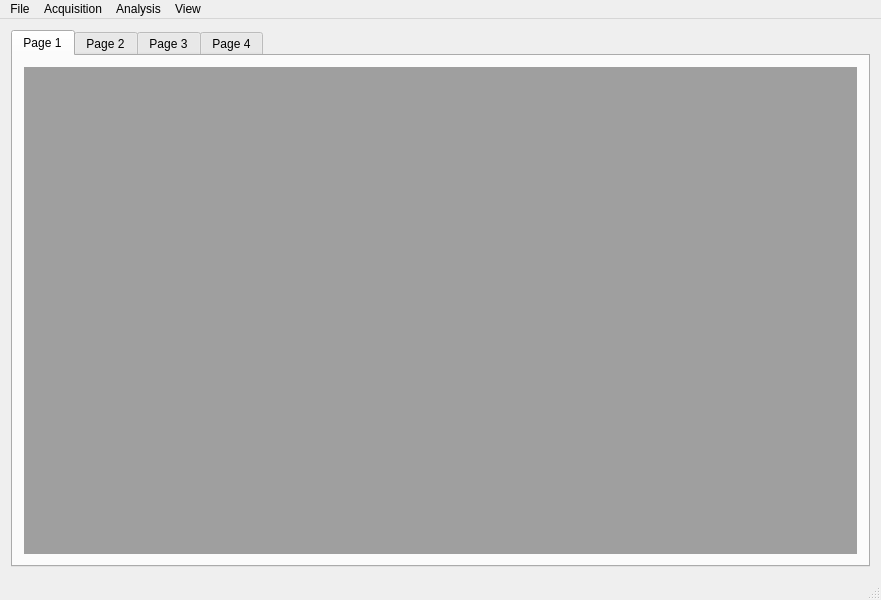
<?xml version="1.0" encoding="UTF-8"?>
<ui version="4.0">
 <class>QtDAQClass</class>
 <widget class="QMainWindow" name="QtDAQClass">
  <property name="geometry">
   <rect>
    <x>0</x>
    <y>0</y>
    <width>881</width>
    <height>600</height>
   </rect>
  </property>
  <property name="windowTitle">
   <string>QtDAQ</string>
  </property>
  <property name="iconSize">
   <size>
    <width>24</width>
    <height>24</height>
   </size>
  </property>
  <property name="documentMode">
   <bool>false</bool>
  </property>
  <widget class="QWidget" name="centralWidget">
   <layout class="QHBoxLayout" name="horizontalLayout">
    <item>
     <widget class="QTabWidget" name="tabWidget">
      <property name="currentIndex">
       <number>0</number>
      </property>
      <widget class="QWidget" name="tab1">
       <attribute name="title">
        <string>Page 1</string>
       </attribute>
       <layout class="QHBoxLayout" name="horizontalLayout_2">
        <item>
         <widget class="QMdiArea" name="mdiArea1"/>
        </item>
       </layout>
      </widget>
      <widget class="QWidget" name="tab2">
       <attribute name="title">
        <string>Page 2</string>
       </attribute>
       <layout class="QHBoxLayout" name="horizontalLayout_3">
        <item>
         <widget class="QMdiArea" name="mdiArea2"/>
        </item>
       </layout>
      </widget>
      <widget class="QWidget" name="tab3">
       <attribute name="title">
        <string>Page 3</string>
       </attribute>
       <layout class="QHBoxLayout" name="horizontalLayout_4">
        <item>
         <widget class="QMdiArea" name="mdiArea3"/>
        </item>
       </layout>
      </widget>
      <widget class="QWidget" name="tab4">
       <attribute name="title">
        <string>Page 4</string>
       </attribute>
       <layout class="QHBoxLayout" name="horizontalLayout_5">
        <item>
         <widget class="QMdiArea" name="mdiArea4"/>
        </item>
       </layout>
      </widget>
     </widget>
    </item>
   </layout>
  </widget>
  <widget class="QMenuBar" name="menuBar">
   <property name="geometry">
    <rect>
     <x>0</x>
     <y>0</y>
     <width>881</width>
     <height>21</height>
    </rect>
   </property>
   <widget class="QMenu" name="menuFile">
    <property name="title">
     <string>File</string>
    </property>
    <addaction name="actionReadFile"/>
    <addaction name="actionReadVxFile"/>
    <addaction name="actionReplayCurrentFile"/>
    <addaction name="separator"/>
    <addaction name="actionReadStatisticsFile"/>
    <addaction name="actionSetOutputFile"/>
    <addaction name="separator"/>
    <addaction name="actionExit"/>
    <addaction name="separator"/>
   </widget>
   <widget class="QMenu" name="menuAcquisition">
    <property name="title">
     <string>Acquisition</string>
    </property>
    <addaction name="actionEditAcquisitionConfig"/>
    <addaction name="actionSaveAcquisitionConfig"/>
    <addaction name="actionLoadAcquisitionConfig"/>
    <addaction name="separator"/>
    <addaction name="actionSerialInterface"/>
    <addaction name="separator"/>
    <addaction name="actionInit"/>
    <addaction name="actionStart"/>
    <addaction name="actionStop"/>
    <addaction name="actionReset"/>
    <addaction name="separator"/>
    <addaction name="actionSoftTrigger"/>
    <addaction name="actionAutoTrigger"/>
   </widget>
   <widget class="QMenu" name="menuView">
    <property name="title">
     <string>View</string>
    </property>
    <widget class="QMenu" name="menuHistograms">
     <property name="title">
      <string>Histograms</string>
     </property>
     <addaction name="actionAddHistogram"/>
     <addaction name="actionAdd2DHistogram"/>
    </widget>
    <widget class="QMenu" name="menuOther">
     <property name="title">
      <string>Other</string>
     </property>
     <addaction name="actionAddSignalPlot"/>
     <addaction name="actionAddSortedPairPlot"/>
     <addaction name="actionAddFigureOfMeritPlot"/>
    </widget>
    <widget class="QMenu" name="menuMoveWindow">
     <property name="title">
      <string>Move Window to...</string>
     </property>
     <addaction name="actionPage1"/>
     <addaction name="actionPage2"/>
     <addaction name="actionPage3"/>
     <addaction name="actionPage4"/>
    </widget>
    <addaction name="menuHistograms"/>
    <addaction name="menuOther"/>
    <addaction name="separator"/>
    <addaction name="actionSaveUI"/>
    <addaction name="actionRestoreUI"/>
    <addaction name="actionRestoreUILegacy"/>
    <addaction name="separator"/>
    <addaction name="actionCascade"/>
    <addaction name="actionTileWindows"/>
    <addaction name="menuMoveWindow"/>
    <addaction name="actionRenamePage"/>
    <addaction name="actionProjectorMode"/>
   </widget>
   <widget class="QMenu" name="menuAnalysis">
    <property name="title">
     <string>Analysis</string>
    </property>
    <widget class="QMenu" name="menuLinearCuts">
     <property name="title">
      <string>Linear Cuts</string>
     </property>
     <addaction name="actionLinearCutAdd"/>
     <addaction name="actionLinearCutEdit"/>
     <addaction name="actionLinearCutRemove"/>
    </widget>
    <addaction name="actionAnalysisConfig"/>
    <addaction name="actionSaveAnalysisConfig"/>
    <addaction name="actionLoadAnalysisConfig"/>
    <addaction name="separator"/>
    <addaction name="actionEnergyCallibration"/>
    <addaction name="menuLinearCuts"/>
    <addaction name="separator"/>
    <addaction name="actionPauseFileReading"/>
   </widget>
   <addaction name="menuFile"/>
   <addaction name="menuAcquisition"/>
   <addaction name="menuAnalysis"/>
   <addaction name="menuView"/>
  </widget>
  <widget class="QStatusBar" name="statusBar"/>
  <action name="actionLoadAcquisitionConfig">
   <property name="text">
    <string>Load Acquisition Config</string>
   </property>
   <property name="shortcut">
    <string>Q, L</string>
   </property>
   <property name="shortcutContext">
    <enum>Qt::ApplicationShortcut</enum>
   </property>
  </action>
  <action name="actionSaveAcquisitionConfig">
   <property name="text">
    <string>Save Acquisition Config</string>
   </property>
   <property name="shortcut">
    <string>Q, S</string>
   </property>
   <property name="shortcutContext">
    <enum>Qt::ApplicationShortcut</enum>
   </property>
  </action>
  <action name="actionEditAcquisitionConfig">
   <property name="text">
    <string>Edit Acquisition Config</string>
   </property>
   <property name="shortcut">
    <string>Q, E</string>
   </property>
   <property name="shortcutContext">
    <enum>Qt::ApplicationShortcut</enum>
   </property>
  </action>
  <action name="actionStart">
   <property name="enabled">
    <bool>false</bool>
   </property>
   <property name="text">
    <string>Start</string>
   </property>
   <property name="shortcut">
    <string>Q, Z</string>
   </property>
   <property name="shortcutContext">
    <enum>Qt::ApplicationShortcut</enum>
   </property>
  </action>
  <action name="actionStop">
   <property name="enabled">
    <bool>false</bool>
   </property>
   <property name="text">
    <string>Stop</string>
   </property>
   <property name="shortcut">
    <string>Q, X</string>
   </property>
   <property name="shortcutContext">
    <enum>Qt::ApplicationShortcut</enum>
   </property>
  </action>
  <action name="actionReset">
   <property name="enabled">
    <bool>false</bool>
   </property>
   <property name="text">
    <string>Reset</string>
   </property>
   <property name="shortcut">
    <string>Q, R</string>
   </property>
   <property name="shortcutContext">
    <enum>Qt::ApplicationShortcut</enum>
   </property>
  </action>
  <action name="actionSetOutputFile">
   <property name="text">
    <string>Set Output File</string>
   </property>
   <property name="shortcut">
    <string>F, O</string>
   </property>
  </action>
  <action name="actionReadFile">
   <property name="text">
    <string>Read DRS File</string>
   </property>
   <property name="shortcut">
    <string>F, D</string>
   </property>
  </action>
  <action name="actionExit">
   <property name="text">
    <string>E&amp;xit</string>
   </property>
  </action>
  <action name="actionAddSignalPlot">
   <property name="text">
    <string>Add Signal Plot</string>
   </property>
   <property name="shortcut">
    <string>O, S</string>
   </property>
   <property name="shortcutContext">
    <enum>Qt::ApplicationShortcut</enum>
   </property>
  </action>
  <action name="actionEnergyCallibration">
   <property name="text">
    <string>Energy Callibration</string>
   </property>
   <property name="shortcut">
    <string>A, C</string>
   </property>
  </action>
  <action name="actionReplayCurrentFile">
   <property name="text">
    <string>Replay Current File</string>
   </property>
   <property name="shortcut">
    <string>F5</string>
   </property>
  </action>
  <action name="actionInit">
   <property name="enabled">
    <bool>false</bool>
   </property>
   <property name="text">
    <string>Init</string>
   </property>
   <property name="shortcut">
    <string>Q, I</string>
   </property>
   <property name="shortcutContext">
    <enum>Qt::ApplicationShortcut</enum>
   </property>
  </action>
  <action name="actionSaveUI">
   <property name="text">
    <string>Save UI</string>
   </property>
   <property name="shortcut">
    <string>U, S</string>
   </property>
  </action>
  <action name="actionRestoreUI">
   <property name="text">
    <string>Restore UI</string>
   </property>
   <property name="shortcut">
    <string>U, R</string>
   </property>
  </action>
  <action name="actionAddHistogram">
   <property name="text">
    <string>Add Histogram</string>
   </property>
   <property name="shortcut">
    <string>H, 1</string>
   </property>
   <property name="shortcutContext">
    <enum>Qt::ApplicationShortcut</enum>
   </property>
  </action>
  <action name="actionReadStatisticsFile">
   <property name="text">
    <string>Read Statistics File</string>
   </property>
  </action>
  <action name="actionLinearCutAdd">
   <property name="text">
    <string>Add</string>
   </property>
   <property name="shortcut">
    <string>Shift+L, A</string>
   </property>
   <property name="shortcutContext">
    <enum>Qt::WindowShortcut</enum>
   </property>
  </action>
  <action name="actionLinearCutRemove">
   <property name="text">
    <string>Remove</string>
   </property>
   <property name="shortcut">
    <string>Shift+L, R</string>
   </property>
   <property name="shortcutContext">
    <enum>Qt::WindowShortcut</enum>
   </property>
  </action>
  <action name="actionAddSortedPairPlot">
   <property name="text">
    <string>Add Sorted Pair Plot</string>
   </property>
  </action>
  <action name="actionAnalysisConfig">
   <property name="text">
    <string>Edit Analysis Config</string>
   </property>
   <property name="shortcut">
    <string>A, E</string>
   </property>
  </action>
  <action name="actionReadVxFile">
   <property name="text">
    <string>Read Vx File</string>
   </property>
   <property name="shortcut">
    <string>F, V</string>
   </property>
  </action>
  <action name="actionAdd2DHistogram">
   <property name="text">
    <string>Add Histogram (2D)</string>
   </property>
   <property name="shortcut">
    <string>H, 2</string>
   </property>
   <property name="shortcutContext">
    <enum>Qt::ApplicationShortcut</enum>
   </property>
  </action>
  <action name="actionLinearCutEdit">
   <property name="text">
    <string>Edit</string>
   </property>
   <property name="shortcut">
    <string>Shift+L, E</string>
   </property>
   <property name="shortcutContext">
    <enum>Qt::WindowShortcut</enum>
   </property>
  </action>
  <action name="actionAddFigureOfMeritPlot">
   <property name="text">
    <string>Add Figure of Merit Plot</string>
   </property>
   <property name="shortcut">
    <string>O, F</string>
   </property>
   <property name="shortcutContext">
    <enum>Qt::ApplicationShortcut</enum>
   </property>
  </action>
  <action name="actionSerialInterface">
   <property name="text">
    <string>Serial Interface</string>
   </property>
  </action>
  <action name="actionLoadAnalysisConfig">
   <property name="text">
    <string>Load Analysis Config</string>
   </property>
   <property name="shortcut">
    <string>A, L</string>
   </property>
  </action>
  <action name="actionSaveAnalysisConfig">
   <property name="text">
    <string>Save Analysis Config</string>
   </property>
   <property name="shortcut">
    <string>A, S</string>
   </property>
  </action>
  <action name="actionCascade">
   <property name="text">
    <string>Cascade Windows</string>
   </property>
   <property name="shortcut">
    <string>V, C</string>
   </property>
  </action>
  <action name="actionTileWindows">
   <property name="text">
    <string>Tile Windows</string>
   </property>
   <property name="shortcut">
    <string>V, T</string>
   </property>
  </action>
  <action name="actionPauseFileReading">
   <property name="checkable">
    <bool>true</bool>
   </property>
   <property name="text">
    <string>Pause File Reading</string>
   </property>
   <property name="shortcut">
    <string>Pause</string>
   </property>
   <property name="shortcutContext">
    <enum>Qt::ApplicationShortcut</enum>
   </property>
  </action>
  <action name="actionPage1">
   <property name="text">
    <string>Page 1</string>
   </property>
   <property name="shortcut">
    <string>Ctrl+1</string>
   </property>
  </action>
  <action name="actionPage2">
   <property name="text">
    <string>Page 2</string>
   </property>
   <property name="shortcut">
    <string>Ctrl+2</string>
   </property>
  </action>
  <action name="actionPage3">
   <property name="text">
    <string>Page 3</string>
   </property>
   <property name="shortcut">
    <string>Ctrl+3</string>
   </property>
   <property name="shortcutContext">
    <enum>Qt::ApplicationShortcut</enum>
   </property>
  </action>
  <action name="actionRenamePage">
   <property name="text">
    <string>Rename Page</string>
   </property>
   <property name="shortcut">
    <string>Ctrl+F2</string>
   </property>
   <property name="shortcutContext">
    <enum>Qt::ApplicationShortcut</enum>
   </property>
  </action>
  <action name="actionPage4">
   <property name="text">
    <string>Page 4</string>
   </property>
   <property name="shortcut">
    <string>Ctrl+4</string>
   </property>
   <property name="shortcutContext">
    <enum>Qt::ApplicationShortcut</enum>
   </property>
  </action>
  <action name="actionRestoreUILegacy">
   <property name="text">
    <string>Restore UI (Legacy)</string>
   </property>
  </action>
  <action name="actionSoftTrigger">
   <property name="enabled">
    <bool>false</bool>
   </property>
   <property name="text">
    <string>Soft Trigger</string>
   </property>
   <property name="shortcut">
    <string>Space</string>
   </property>
   <property name="shortcutContext">
    <enum>Qt::ApplicationShortcut</enum>
   </property>
  </action>
  <action name="actionAutoTrigger">
   <property name="checkable">
    <bool>true</bool>
   </property>
   <property name="enabled">
    <bool>false</bool>
   </property>
   <property name="text">
    <string>Auto Trigger</string>
   </property>
   <property name="shortcut">
    <string>Ctrl+Space</string>
   </property>
   <property name="shortcutContext">
    <enum>Qt::ApplicationShortcut</enum>
   </property>
  </action>
  <action name="actionProjectorMode">
   <property name="checkable">
    <bool>true</bool>
   </property>
   <property name="enabled">
    <bool>true</bool>
   </property>
   <property name="text">
    <string>ProjectorMode</string>
   </property>
   <property name="toolTip">
    <string>Projector mode</string>
   </property>
   <property name="shortcut">
    <string>V, P</string>
   </property>
  </action>
 </widget>
 <layoutdefault spacing="6" margin="11"/>
 <resources>
  <include location="../qtdaq.qrc"/>
 </resources>
 <connections>
  <connection>
   <sender>actionEditAcquisitionConfig</sender>
   <signal>triggered()</signal>
   <receiver>QtDAQClass</receiver>
   <slot>onEditAcquisitionConfigClicked()</slot>
   <hints>
    <hint type="sourcelabel">
     <x>-1</x>
     <y>-1</y>
    </hint>
    <hint type="destinationlabel">
     <x>441</x>
     <y>299</y>
    </hint>
   </hints>
  </connection>
  <connection>
   <sender>actionLoadAcquisitionConfig</sender>
   <signal>triggered()</signal>
   <receiver>QtDAQClass</receiver>
   <slot>onLoadAcquisitionConfigClicked()</slot>
   <hints>
    <hint type="sourcelabel">
     <x>-1</x>
     <y>-1</y>
    </hint>
    <hint type="destinationlabel">
     <x>441</x>
     <y>299</y>
    </hint>
   </hints>
  </connection>
  <connection>
   <sender>actionSaveAcquisitionConfig</sender>
   <signal>triggered()</signal>
   <receiver>QtDAQClass</receiver>
   <slot>onSaveAcquisitionConfigClicked()</slot>
   <hints>
    <hint type="sourcelabel">
     <x>-1</x>
     <y>-1</y>
    </hint>
    <hint type="destinationlabel">
     <x>441</x>
     <y>299</y>
    </hint>
   </hints>
  </connection>
  <connection>
   <sender>actionEnergyCallibration</sender>
   <signal>triggered()</signal>
   <receiver>QtDAQClass</receiver>
   <slot>onCalibrateClicked()</slot>
   <hints>
    <hint type="sourcelabel">
     <x>-1</x>
     <y>-1</y>
    </hint>
    <hint type="destinationlabel">
     <x>441</x>
     <y>299</y>
    </hint>
   </hints>
  </connection>
  <connection>
   <sender>actionAddSignalPlot</sender>
   <signal>triggered()</signal>
   <receiver>QtDAQClass</receiver>
   <slot>onAddSignalPlotClicked()</slot>
   <hints>
    <hint type="sourcelabel">
     <x>-1</x>
     <y>-1</y>
    </hint>
    <hint type="destinationlabel">
     <x>441</x>
     <y>299</y>
    </hint>
   </hints>
  </connection>
  <connection>
   <sender>actionAddHistogram</sender>
   <signal>triggered()</signal>
   <receiver>QtDAQClass</receiver>
   <slot>onAddHistogramClicked()</slot>
   <hints>
    <hint type="sourcelabel">
     <x>-1</x>
     <y>-1</y>
    </hint>
    <hint type="destinationlabel">
     <x>441</x>
     <y>299</y>
    </hint>
   </hints>
  </connection>
  <connection>
   <sender>actionSaveUI</sender>
   <signal>triggered()</signal>
   <receiver>QtDAQClass</receiver>
   <slot>onSaveUIClicked()</slot>
   <hints>
    <hint type="sourcelabel">
     <x>-1</x>
     <y>-1</y>
    </hint>
    <hint type="destinationlabel">
     <x>441</x>
     <y>299</y>
    </hint>
   </hints>
  </connection>
  <connection>
   <sender>actionRestoreUI</sender>
   <signal>triggered()</signal>
   <receiver>QtDAQClass</receiver>
   <slot>onRestoreUIClicked()</slot>
   <hints>
    <hint type="sourcelabel">
     <x>-1</x>
     <y>-1</y>
    </hint>
    <hint type="destinationlabel">
     <x>441</x>
     <y>299</y>
    </hint>
   </hints>
  </connection>
  <connection>
   <sender>actionExit</sender>
   <signal>triggered()</signal>
   <receiver>QtDAQClass</receiver>
   <slot>onExitClicked()</slot>
   <hints>
    <hint type="sourcelabel">
     <x>-1</x>
     <y>-1</y>
    </hint>
    <hint type="destinationlabel">
     <x>441</x>
     <y>299</y>
    </hint>
   </hints>
  </connection>
  <connection>
   <sender>actionReadFile</sender>
   <signal>triggered()</signal>
   <receiver>QtDAQClass</receiver>
   <slot>onReadDRSFileClicked()</slot>
   <hints>
    <hint type="sourcelabel">
     <x>-1</x>
     <y>-1</y>
    </hint>
    <hint type="destinationlabel">
     <x>441</x>
     <y>299</y>
    </hint>
   </hints>
  </connection>
  <connection>
   <sender>actionReplayCurrentFile</sender>
   <signal>triggered()</signal>
   <receiver>QtDAQClass</receiver>
   <slot>onReplayCurrentFileClicked()</slot>
   <hints>
    <hint type="sourcelabel">
     <x>-1</x>
     <y>-1</y>
    </hint>
    <hint type="destinationlabel">
     <x>441</x>
     <y>299</y>
    </hint>
   </hints>
  </connection>
  <connection>
   <sender>actionLinearCutRemove</sender>
   <signal>triggered()</signal>
   <receiver>QtDAQClass</receiver>
   <slot>onRemoveLinearCutClicked()</slot>
   <hints>
    <hint type="sourcelabel">
     <x>-1</x>
     <y>-1</y>
    </hint>
    <hint type="destinationlabel">
     <x>441</x>
     <y>299</y>
    </hint>
   </hints>
  </connection>
  <connection>
   <sender>actionLinearCutAdd</sender>
   <signal>triggered()</signal>
   <receiver>QtDAQClass</receiver>
   <slot>onAddLinearCutClicked()</slot>
   <hints>
    <hint type="sourcelabel">
     <x>-1</x>
     <y>-1</y>
    </hint>
    <hint type="destinationlabel">
     <x>441</x>
     <y>299</y>
    </hint>
   </hints>
  </connection>
  <connection>
   <sender>actionReadStatisticsFile</sender>
   <signal>triggered()</signal>
   <receiver>QtDAQClass</receiver>
   <slot>onReadStatisticsFileClicked()</slot>
   <hints>
    <hint type="sourcelabel">
     <x>-1</x>
     <y>-1</y>
    </hint>
    <hint type="destinationlabel">
     <x>441</x>
     <y>299</y>
    </hint>
   </hints>
  </connection>
  <connection>
   <sender>actionReset</sender>
   <signal>triggered()</signal>
   <receiver>QtDAQClass</receiver>
   <slot>onResetClicked()</slot>
   <hints>
    <hint type="sourcelabel">
     <x>-1</x>
     <y>-1</y>
    </hint>
    <hint type="destinationlabel">
     <x>441</x>
     <y>299</y>
    </hint>
   </hints>
  </connection>
  <connection>
   <sender>actionStart</sender>
   <signal>triggered()</signal>
   <receiver>QtDAQClass</receiver>
   <slot>onStartClicked()</slot>
   <hints>
    <hint type="sourcelabel">
     <x>-1</x>
     <y>-1</y>
    </hint>
    <hint type="destinationlabel">
     <x>441</x>
     <y>299</y>
    </hint>
   </hints>
  </connection>
  <connection>
   <sender>actionStop</sender>
   <signal>triggered()</signal>
   <receiver>QtDAQClass</receiver>
   <slot>onStopClicked()</slot>
   <hints>
    <hint type="sourcelabel">
     <x>-1</x>
     <y>-1</y>
    </hint>
    <hint type="destinationlabel">
     <x>441</x>
     <y>299</y>
    </hint>
   </hints>
  </connection>
  <connection>
   <sender>actionInit</sender>
   <signal>triggered()</signal>
   <receiver>QtDAQClass</receiver>
   <slot>onInitClicked()</slot>
   <hints>
    <hint type="sourcelabel">
     <x>-1</x>
     <y>-1</y>
    </hint>
    <hint type="destinationlabel">
     <x>441</x>
     <y>299</y>
    </hint>
   </hints>
  </connection>
  <connection>
   <sender>actionAddSortedPairPlot</sender>
   <signal>triggered()</signal>
   <receiver>QtDAQClass</receiver>
   <slot>onAddSortedPairPlotClicked()</slot>
   <hints>
    <hint type="sourcelabel">
     <x>-1</x>
     <y>-1</y>
    </hint>
    <hint type="destinationlabel">
     <x>441</x>
     <y>299</y>
    </hint>
   </hints>
  </connection>
  <connection>
   <sender>actionAnalysisConfig</sender>
   <signal>triggered()</signal>
   <receiver>QtDAQClass</receiver>
   <slot>onEditAnalysisConfigClicked()</slot>
   <hints>
    <hint type="sourcelabel">
     <x>-1</x>
     <y>-1</y>
    </hint>
    <hint type="destinationlabel">
     <x>441</x>
     <y>299</y>
    </hint>
   </hints>
  </connection>
  <connection>
   <sender>actionReadVxFile</sender>
   <signal>triggered()</signal>
   <receiver>QtDAQClass</receiver>
   <slot>onReadVxFileClicked()</slot>
   <hints>
    <hint type="sourcelabel">
     <x>-1</x>
     <y>-1</y>
    </hint>
    <hint type="destinationlabel">
     <x>441</x>
     <y>299</y>
    </hint>
   </hints>
  </connection>
  <connection>
   <sender>actionAdd2DHistogram</sender>
   <signal>triggered()</signal>
   <receiver>QtDAQClass</receiver>
   <slot>onAddHistogram2DClicked()</slot>
   <hints>
    <hint type="sourcelabel">
     <x>-1</x>
     <y>-1</y>
    </hint>
    <hint type="destinationlabel">
     <x>441</x>
     <y>299</y>
    </hint>
   </hints>
  </connection>
  <connection>
   <sender>actionLinearCutEdit</sender>
   <signal>triggered()</signal>
   <receiver>QtDAQClass</receiver>
   <slot>onEditLinearCutClicked()</slot>
   <hints>
    <hint type="sourcelabel">
     <x>-1</x>
     <y>-1</y>
    </hint>
    <hint type="destinationlabel">
     <x>441</x>
     <y>299</y>
    </hint>
   </hints>
  </connection>
  <connection>
   <sender>actionAddFigureOfMeritPlot</sender>
   <signal>triggered()</signal>
   <receiver>QtDAQClass</receiver>
   <slot>onAddFigureOfMeritClicked()</slot>
   <hints>
    <hint type="sourcelabel">
     <x>-1</x>
     <y>-1</y>
    </hint>
    <hint type="destinationlabel">
     <x>441</x>
     <y>299</y>
    </hint>
   </hints>
  </connection>
  <connection>
   <sender>actionSerialInterface</sender>
   <signal>triggered()</signal>
   <receiver>QtDAQClass</receiver>
   <slot>onSerialInterfaceClicked()</slot>
   <hints>
    <hint type="sourcelabel">
     <x>-1</x>
     <y>-1</y>
    </hint>
    <hint type="destinationlabel">
     <x>441</x>
     <y>299</y>
    </hint>
   </hints>
  </connection>
  <connection>
   <sender>actionLoadAnalysisConfig</sender>
   <signal>triggered()</signal>
   <receiver>QtDAQClass</receiver>
   <slot>onLoadAnalysisConfigClicked()</slot>
   <hints>
    <hint type="sourcelabel">
     <x>-1</x>
     <y>-1</y>
    </hint>
    <hint type="destinationlabel">
     <x>441</x>
     <y>299</y>
    </hint>
   </hints>
  </connection>
  <connection>
   <sender>actionSaveAnalysisConfig</sender>
   <signal>triggered()</signal>
   <receiver>QtDAQClass</receiver>
   <slot>onSaveAnalysisConfigClicked()</slot>
   <hints>
    <hint type="sourcelabel">
     <x>-1</x>
     <y>-1</y>
    </hint>
    <hint type="destinationlabel">
     <x>441</x>
     <y>299</y>
    </hint>
   </hints>
  </connection>
  <connection>
   <sender>actionCascade</sender>
   <signal>triggered()</signal>
   <receiver>QtDAQClass</receiver>
   <slot>onCascadeClicked()</slot>
   <hints>
    <hint type="sourcelabel">
     <x>-1</x>
     <y>-1</y>
    </hint>
    <hint type="destinationlabel">
     <x>441</x>
     <y>299</y>
    </hint>
   </hints>
  </connection>
  <connection>
   <sender>actionTileWindows</sender>
   <signal>triggered()</signal>
   <receiver>QtDAQClass</receiver>
   <slot>onTileClicked()</slot>
   <hints>
    <hint type="sourcelabel">
     <x>-1</x>
     <y>-1</y>
    </hint>
    <hint type="destinationlabel">
     <x>441</x>
     <y>299</y>
    </hint>
   </hints>
  </connection>
  <connection>
   <sender>actionPauseFileReading</sender>
   <signal>toggled(bool)</signal>
   <receiver>QtDAQClass</receiver>
   <slot>onPauseReadingToggled(bool)</slot>
   <hints>
    <hint type="sourcelabel">
     <x>-1</x>
     <y>-1</y>
    </hint>
    <hint type="destinationlabel">
     <x>441</x>
     <y>299</y>
    </hint>
   </hints>
  </connection>
  <connection>
   <sender>actionPage1</sender>
   <signal>triggered()</signal>
   <receiver>QtDAQClass</receiver>
   <slot>onMoveToPage1Clicked()</slot>
   <hints>
    <hint type="sourcelabel">
     <x>-1</x>
     <y>-1</y>
    </hint>
    <hint type="destinationlabel">
     <x>440</x>
     <y>299</y>
    </hint>
   </hints>
  </connection>
  <connection>
   <sender>actionPage2</sender>
   <signal>triggered()</signal>
   <receiver>QtDAQClass</receiver>
   <slot>onMoveToPage2Clicked()</slot>
   <hints>
    <hint type="sourcelabel">
     <x>-1</x>
     <y>-1</y>
    </hint>
    <hint type="destinationlabel">
     <x>440</x>
     <y>299</y>
    </hint>
   </hints>
  </connection>
  <connection>
   <sender>actionPage3</sender>
   <signal>triggered()</signal>
   <receiver>QtDAQClass</receiver>
   <slot>onMoveToPage3Clicked()</slot>
   <hints>
    <hint type="sourcelabel">
     <x>-1</x>
     <y>-1</y>
    </hint>
    <hint type="destinationlabel">
     <x>440</x>
     <y>299</y>
    </hint>
   </hints>
  </connection>
  <connection>
   <sender>actionRenamePage</sender>
   <signal>triggered()</signal>
   <receiver>QtDAQClass</receiver>
   <slot>onRenamePageClicked()</slot>
   <hints>
    <hint type="sourcelabel">
     <x>-1</x>
     <y>-1</y>
    </hint>
    <hint type="destinationlabel">
     <x>440</x>
     <y>299</y>
    </hint>
   </hints>
  </connection>
  <connection>
   <sender>actionPage4</sender>
   <signal>triggered()</signal>
   <receiver>QtDAQClass</receiver>
   <slot>onMoveToPage4Clicked()</slot>
   <hints>
    <hint type="sourcelabel">
     <x>-1</x>
     <y>-1</y>
    </hint>
    <hint type="destinationlabel">
     <x>440</x>
     <y>299</y>
    </hint>
   </hints>
  </connection>
  <connection>
   <sender>actionRestoreUILegacy</sender>
   <signal>triggered()</signal>
   <receiver>QtDAQClass</receiver>
   <slot>onRestoreUILegacyClicked()</slot>
   <hints>
    <hint type="sourcelabel">
     <x>-1</x>
     <y>-1</y>
    </hint>
    <hint type="destinationlabel">
     <x>440</x>
     <y>299</y>
    </hint>
   </hints>
  </connection>
  <connection>
   <sender>actionSoftTrigger</sender>
   <signal>triggered()</signal>
   <receiver>QtDAQClass</receiver>
   <slot>onSoftTriggerClicked()</slot>
   <hints>
    <hint type="sourcelabel">
     <x>-1</x>
     <y>-1</y>
    </hint>
    <hint type="destinationlabel">
     <x>440</x>
     <y>299</y>
    </hint>
   </hints>
  </connection>
  <connection>
   <sender>actionAutoTrigger</sender>
   <signal>toggled(bool)</signal>
   <receiver>QtDAQClass</receiver>
   <slot>onAutoTriggerToggled(bool)</slot>
   <hints>
    <hint type="sourcelabel">
     <x>-1</x>
     <y>-1</y>
    </hint>
    <hint type="destinationlabel">
     <x>440</x>
     <y>299</y>
    </hint>
   </hints>
  </connection>
  <connection>
   <sender>actionProjectorMode</sender>
   <signal>toggled(bool)</signal>
   <receiver>QtDAQClass</receiver>
   <slot>onProjectorModeToggled(bool)</slot>
   <hints>
    <hint type="sourcelabel">
     <x>-1</x>
     <y>-1</y>
    </hint>
    <hint type="destinationlabel">
     <x>440</x>
     <y>299</y>
    </hint>
   </hints>
  </connection>
 </connections>
 <slots>
  <slot>onEditAcquisitionConfigClicked()</slot>
  <slot>onSaveAcquisitionConfigClicked()</slot>
  <slot>onLoadAcquisitionConfigClicked()</slot>
  <slot>onCalibrateClicked()</slot>
  <slot>onAddSignalPlotClicked()</slot>
  <slot>onAddHistogramClicked()</slot>
  <slot>onSaveUIClicked()</slot>
  <slot>onRestoreUIClicked()</slot>
  <slot>onExitClicked()</slot>
  <slot>onReadStatisticsFileClicked()</slot>
  <slot>onReplayCurrentFileClicked()</slot>
  <slot>onAddLinearCutClicked()</slot>
  <slot>onRemoveLinearCutClicked()</slot>
  <slot>onReadDRSFileClicked()</slot>
  <slot>onInitClicked()</slot>
  <slot>onStartClicked()</slot>
  <slot>onStopClicked()</slot>
  <slot>onResetClicked()</slot>
  <slot>onAddSortedPairPlotClicked()</slot>
  <slot>onEditAnalysisConfigClicked()</slot>
  <slot>onReadVxFileClicked()</slot>
  <slot>onAddHistogram2DClicked()</slot>
  <slot>onEditLinearCutClicked()</slot>
  <slot>onAddFigureOfMeritClicked()</slot>
  <slot>onSerialInterfaceClicked()</slot>
  <slot>onSaveAnalysisConfigClicked()</slot>
  <slot>onLoadAnalysisConfigClicked()</slot>
  <slot>onCascadeClicked()</slot>
  <slot>onTileClicked()</slot>
  <slot>onPauseReadingToggled(bool)</slot>
  <slot>onRenamePageClicked()</slot>
  <slot>onMoveToPage1Clicked()</slot>
  <slot>onMoveToPage2Clicked()</slot>
  <slot>onMoveToPage3Clicked()</slot>
  <slot>onMoveToPage4Clicked()</slot>
  <slot>onRestoreUILegacyClicked()</slot>
  <slot>onSoftTriggerClicked()</slot>
  <slot>onAutoTriggerToggled(bool)</slot>
  <slot>onProjectorModeToggled(bool)</slot>
 </slots>
</ui>
